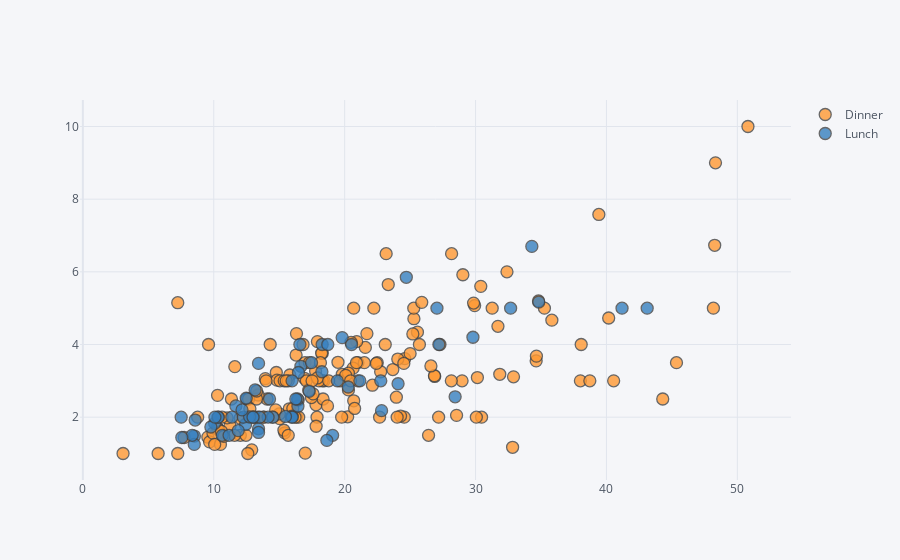

Notebook code cell kept with this figure:
### Code cell
tips.iplot(kind='scatter',x='total_bill',y='tip',mode='markers',categories='time' )

### Figure 1 — Plotly figure (JSON) as saved in the notebook; plotly's stock layout.template omitted (floating-point values rounded to 4 significant figures; data arrays with more than 128 entries replaced by an {"elided": "..."} marker saying what was removed)
{"data": [{"marker": {"color": "rgba(255, 153, 51, 1.0)", "line": {"width": 1.3}, "opacity": 0.8, "size": 12, "symbol": "circle"}, "mode": "markers", "name": "Dinner", "textfont": {"color": "#4D5663"}, "type": "scatter", "x": {"elided": "176 float values"}, "y": {"elided": "176 float values"}}, {"marker": {"color": "rgba(55, 128, 191, 1.0)", "line": {"width": 1.3}, "opacity": 0.8, "size": 12, "symbol": "circle"}, "mode": "markers", "name": "Lunch", "textfont": {"color": "#4D5663"}, "type": "scatter", "x": [27.2, 22.76, 17.29, 19.44, 16.66, 10.07, 32.68, 15.98, 34.83, 13.03, 18.28, 24.71, 21.16, 10.65, 12.43, 24.08, 11.69, 13.42, 14.26, 15.95, 12.48, 29.8, 8.52, 14.52, 11.38, 22.82, 19.08, 20.27, 11.17, 12.26, 18.26, 8.51, 10.33, 14.15, 16, 13.16, 17.47, 34.3, 41.19, 27.05, 16.43, 8.35, 18.64, 11.87, 9.78, 7.51, 19.81, 28.44, 15.48, 16.58, 7.56, 10.34, 43.11, 13, 13.51, 18.71, 12.74, 13, 16.4, 20.53, 16.47, 12.16, 13.42, 8.58, 15.98, 13.42, 16.27, 10.09], "y": [4, 3, 2.71, 3, 3.4, 1.83, 5, 2.03, 5.17, 2, 4, 5.85, 3, 1.5, 1.8, 2.92, 2.31, 1.68, 2.5, 2, 2.52, 4.2, 1.48, 2, 2, 2.18, 1.5, 2.83, 1.5, 2, 3.25, 1.25, 2, 2, 2, 2.75, 3.5, 6.7, 5, 5, 2.3, 1.5, 1.36, 1.63, 1.73, 2, 4.19, 2.56, 2.02, 4, 1.44, 2, 5, 2, 2, 4, 2.01, 2, 2.5, 4, 3.23, 2.2, 3.48, 1.92, 3, 1.58, 2.5, 2]}], "layout": {"legend": {"bgcolor": "#F5F6F9", "font": {"color": "#4D5663"}}, "paper_bgcolor": "#F5F6F9", "plot_bgcolor": "#F5F6F9", "title": {"font": {"color": "#4D5663"}}, "xaxis": {"gridcolor": "#E1E5ED", "showgrid": true, "tickfont": {"color": "#4D5663"}, "title": {"font": {"color": "#4D5663"}, "text": ""}, "zerolinecolor": "#E1E5ED"}, "yaxis": {"gridcolor": "#E1E5ED", "showgrid": true, "tickfont": {"color": "#4D5663"}, "title": {"font": {"color": "#4D5663"}, "text": ""}, "zerolinecolor": "#E1E5ED"}}}
